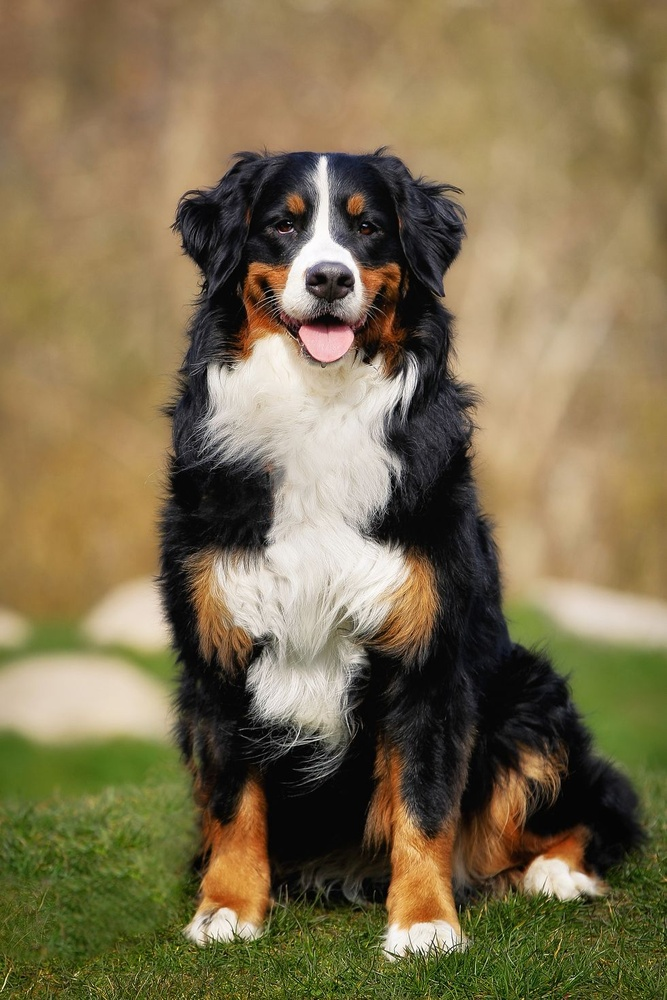
#> input picture dog.jpg, 667 x 1000 px, shrunk from 980 x 1470 before the run
$ jupyter execute 'Image to Pencil sketch .ipynb'
#> lines starting #> are read from the running program, lines starting #| are printed output that depends on the picture
# Image to Pencil sketch

## Procedure

[cell 1]
import cv2

[cell 2]
image=cv2.imread("dog.jpg")
#> image is the input picture: shape (1000, 667, 3); mean B, G, R 79, 111.4, 125.2
cv2.imshow("Normal Image",image)
cv2.waitKey(0)

[cell 3]
gray=cv2.cvtColor(image,cv2.COLOR_BGR2GRAY)
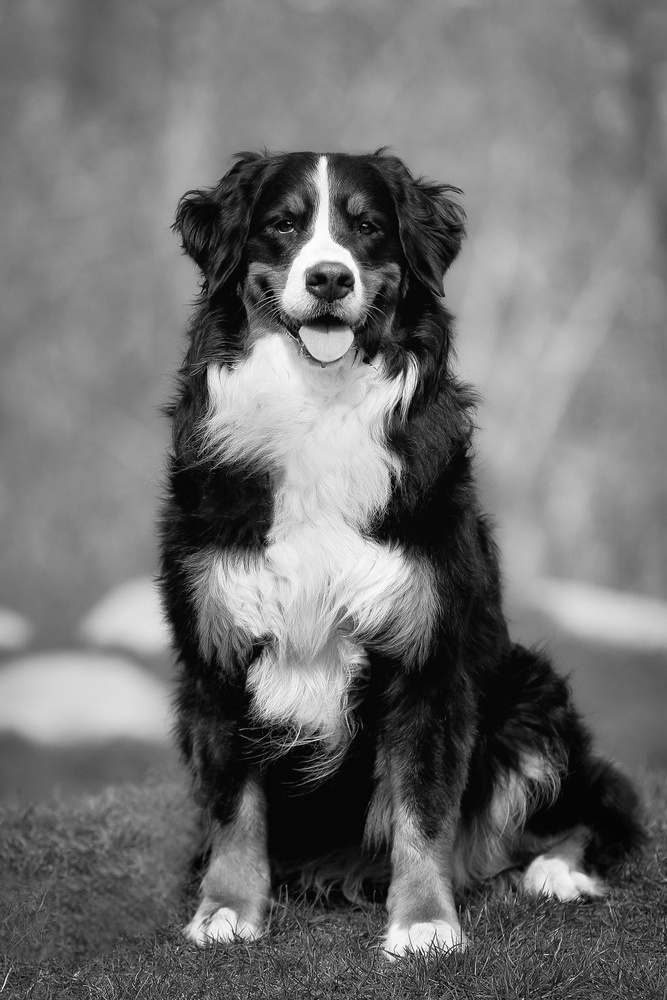
#> gray: shape (1000, 667); min 0, max 255, mean 111.8
cv2.imshow("Gray Scale Image",gray)
cv2.waitKey(0)

[cell 4]
invers=255-gray
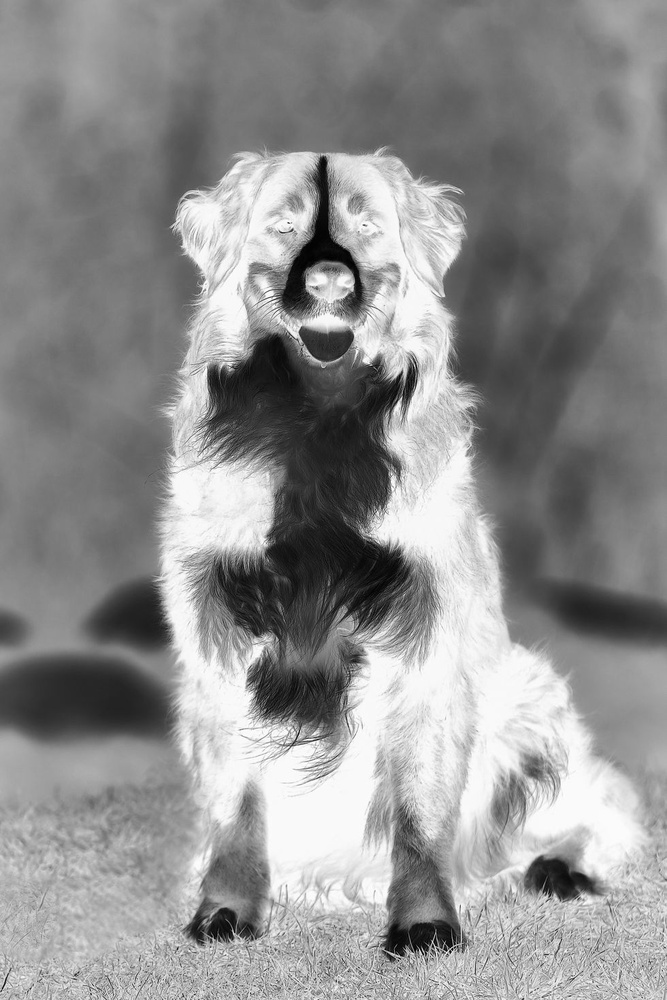
#> invers: shape (1000, 667); min 0, max 255, mean 143.2
cv2.imshow("Inverse GrayScale Image",invers)
cv2.waitKey(0)

[cell 5]
blur=cv2.GaussianBlur(invers,(21,21),0)
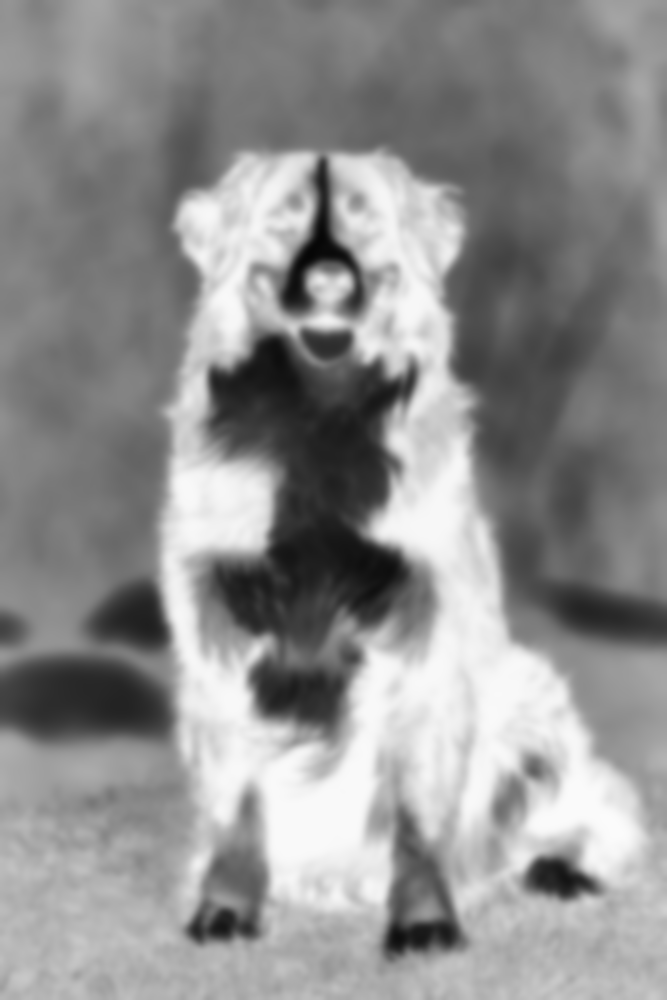
#> blur: shape (1000, 667); min 6, max 251, mean 143.2
inver_blur=255-blur
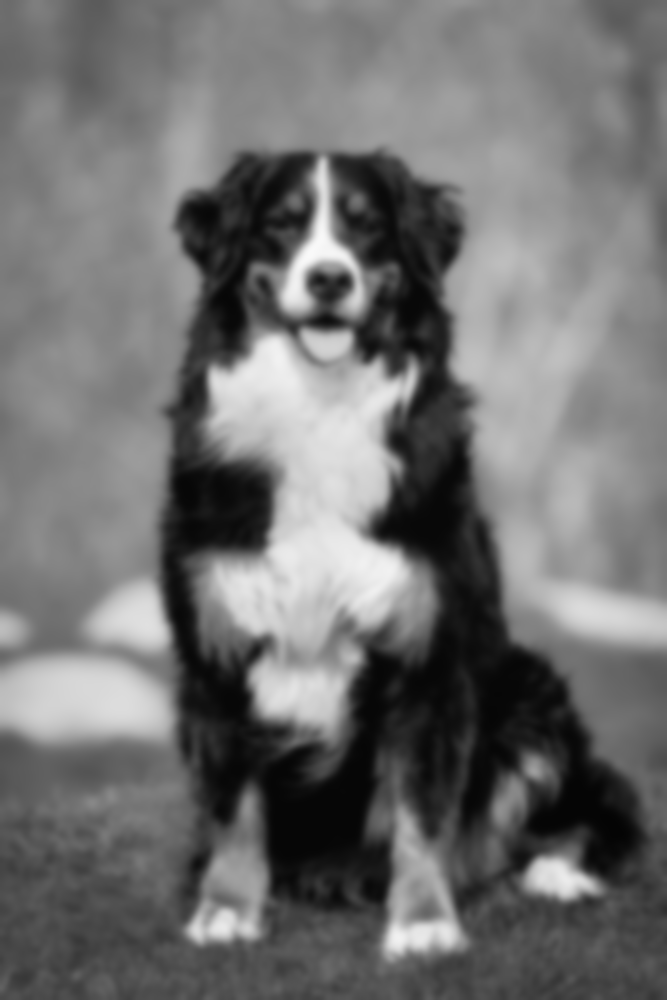
#> inver_blur: shape (1000, 667); min 4, max 249, mean 111.8

[cell 6]
pencil=cv2.divide(gray,inver_blur,scale=256.0)
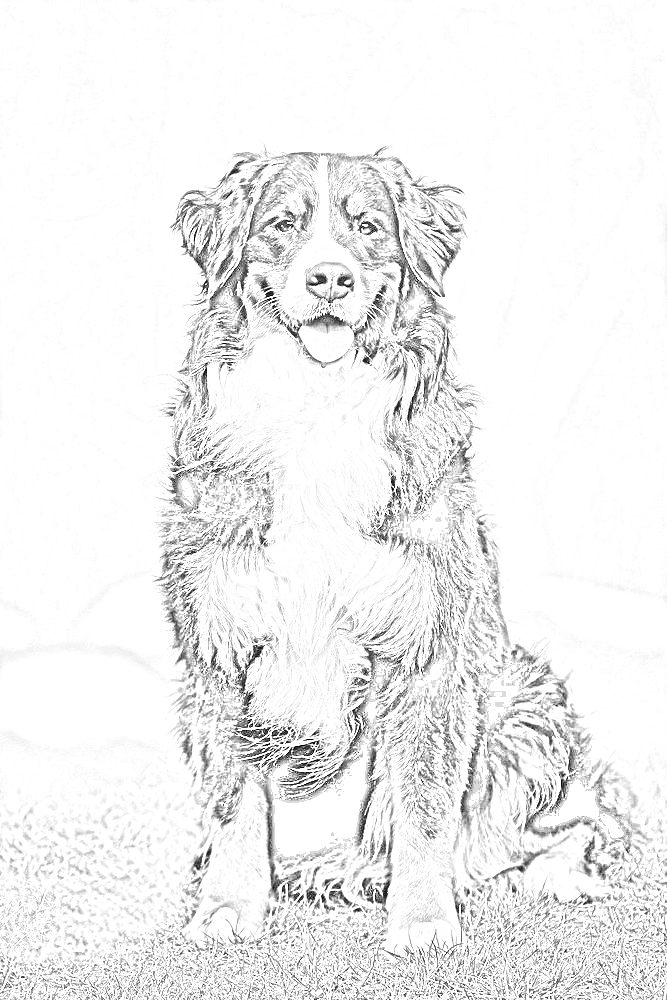
#> pencil: shape (1000, 667); min 0, max 255, mean 239.8
cv2.imshow("Normal Image",image)
cv2.imshow("Pencil sketch",pencil)
cv2.waitKey(0)

$ run again, with cat.jpeg copied over dog.jpg
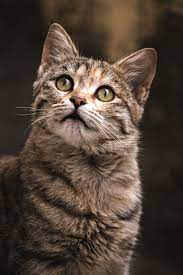
#> input picture cat.jpeg, 183 x 275 px
#> image is the input picture: shape (275, 183, 3); mean B, G, R 55.8, 66.1, 81.6
#> `inver_blur=255-blur`:
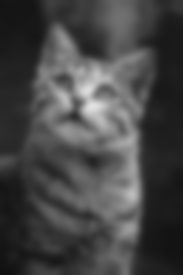
#> inver_blur: shape (275, 183); min 15, max 226, mean 69.6
#> `pencil=cv2.divide(gray,inver_blur,scale=256.0)`:
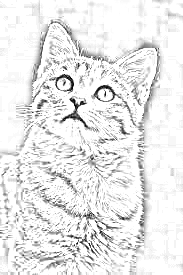
#> pencil: shape (275, 183); min 0, max 255, mean 233.7
